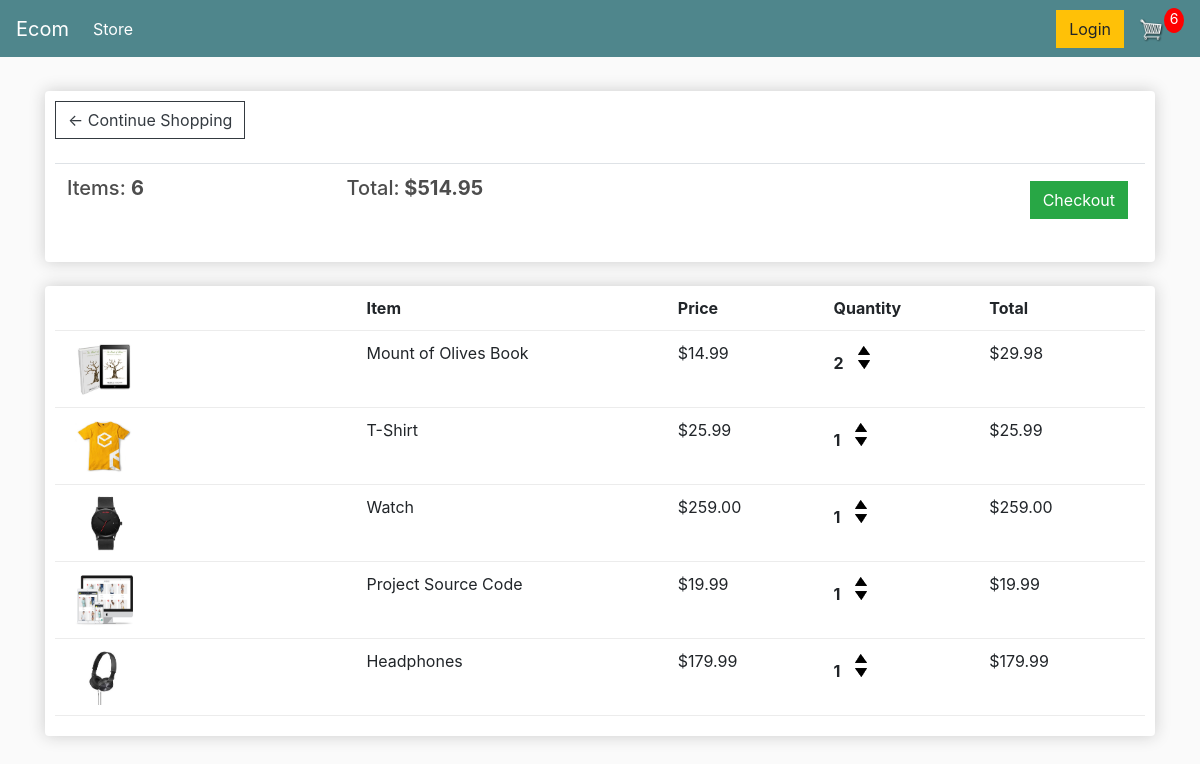
The app's page /cart/ (signed in), older data.
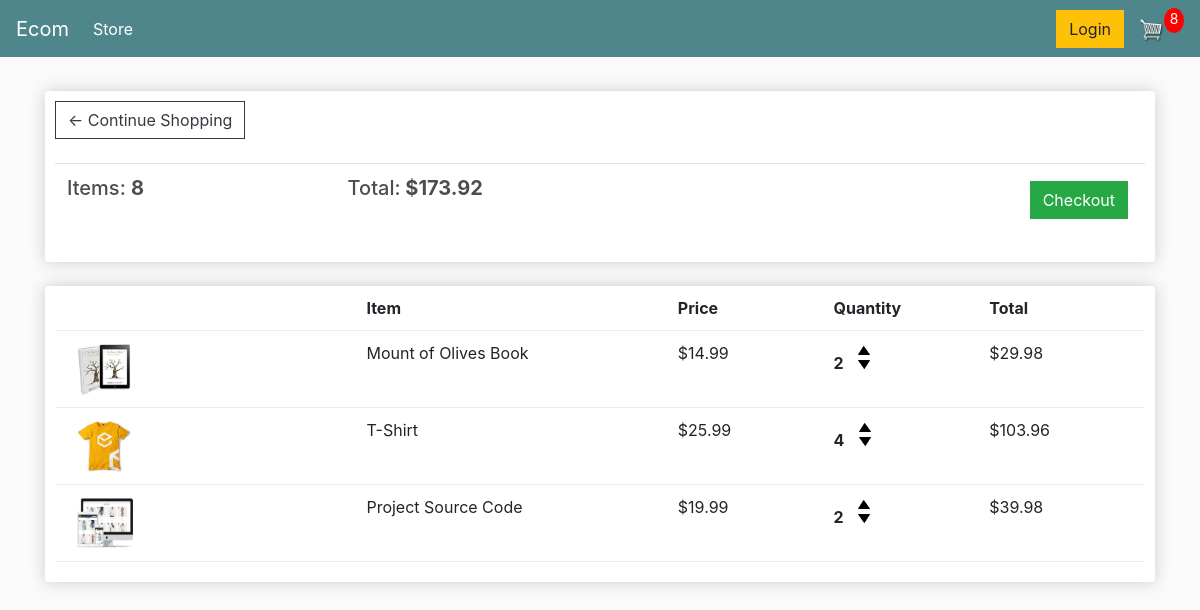
The same page, newer data.
### store/models.py (models this page shows, shortened)
class Order(models.Model):
	customer = models.ForeignKey(Customer, on_delete=models.SET_NULL, null=True, blank=True)
	date_ordered = models.DateTimeField(auto_now_add=True)
	complete = models.BooleanField(default=False)
	transaction_id = models.CharField(max_length=100, null=True)
	@property
	def get_cart_total(self):
		orderitems = self.orderitem_set.all()
		total = sum([item.get_total for item in orderitems])
		return total
	@property
	def get_cart_items(self):
		orderitems = self.orderitem_set.all()
		total = sum([item.quantity for item in orderitems])
		return total

class OrderItem(models.Model):
	product = models.ForeignKey(Product, on_delete=models.SET_NULL, null=True)
	order = models.ForeignKey(Order, on_delete=models.SET_NULL, null=True)
	quantity = models.IntegerField(default=0, null=True, blank=True)
	date_added = models.DateTimeField(auto_now_add=True)
	@property
	def get_total(self):
		total = self.product.price * self.quantity
		return total

class Product(models.Model):
	name = models.CharField(max_length=200)
	price = models.FloatField()
	digital = models.BooleanField(default=False,null=True, blank=True)
	image = models.ImageField(null=True, blank=True)
	@property
	def imageURL(self):
		try:
			url = self.image.url
		except:
			url = ''
		return url

### store/views.py (the view)
# urls.py: path('cart/', views.cart, name="cart"),
def cart(request):
    if request.user.is_authenticated:
        customer = request.user.customer
        order, created = Order.objects.get_or_create(customer=customer, complete=False)
        items = order.orderitem_set.all()
        cartItems = order.get_cart_items
    else:
        items = []
        order = {'get_cart_total':0, 'get_cart_items':0, 'shipping':False}
        cartItems = order['get_cart_items']
    context = {'items':items, 'order':order, 'cartItems':cartItems}
    return render(request, 'store/cart.html', context)

### store/templates/store/cart.html
{% extends 'store/main.html' %}
{% load static %}
{% block content %}
	<div class="row">
		<div class="col-lg-12">
			<div class="box-element">
				<a  class="btn btn-outline-dark" href="{% url 'store' %}">&#x2190; Continue Shopping</a>
				<br>
				<br>
				<table class="table">
					<tr>
						<th><h5>Items: <strong>{{order.get_cart_items}}</strong></h5></th>
						<th><h5>Total:<strong> ${{order.get_cart_total|floatformat:2}}</strong></h5></th>
						<th>
							<a  style="float:right; margin:5px;" class="btn btn-success" href="{% url 'checkout' %}">Checkout</a>
						</th>
					</tr>
				</table>
			</div>
			<br>
			<div class="box-element">
				<div class="cart-row">
					<div style="flex:2"></div>
					<div style="flex:2"><strong>Item</strong></div>
					<div style="flex:1"><strong>Price</strong></div>
					<div style="flex:1"><strong>Quantity</strong></div>
					<div style="flex:1"><strong>Total</strong></div>
				</div>
				{% for item in items %}
				<div class="cart-row">
					<div style="flex:2"><img class="row-image" src="{{item.product.imageURL}}"></div>
					<div style="flex:2"><p>{{item.product.name}}</p></div>
					<div style="flex:1"><p>${{item.product.price|floatformat:2}}</p></div>
					<div style="flex:1">
						<p class="quantity">{{item.quantity}}</p>
						<div class="quantity">
							<img data-product="{{item.product.id}}" data-action="add" class="chg-quantity update-cart" src="{% static  'images/arrow-up.png' %}">
							<img data-product="{{item.product.id}}" data-action="remove" class="chg-quantity update-cart" src="{% static  'images/arrow-down.png' %}">
						</div>
					</div>
					<div style="flex:1"><p>${{item.get_total|floatformat:2}}</p></div>
				</div>
				{% endfor %}
			</div>
		</div>
	</div>
{% endblock content %}

### store/templates/store/main.html (shortened to what this page needs)
<!DOCTYPE html>
{% load static %}
<html>
<head>
	<link rel="stylesheet" href="https://stackpath.bootstrapcdn.com/bootstrap/4.4.1/css/bootstrap.min.css">
    <link rel="stylesheet" type="text/css" href="{% static 'css/main.css' %}">
</head>
<body>
	<nav class="navbar navbar-expand-lg navbar-dark bg-dark">
        <a class="navbar-brand" href="{% url 'store' %}">Ecom</a>
        <div class="collapse navbar-collapse" id="navbarSupportedContent">
            <ul class="navbar-nav mr-auto">
            <li class="nav-item active">
                <a class="nav-link" href="{% url 'store' %}">Store <span class="sr-only">(current)</span></a>
            </li>
            </ul>
            <div class="form-inline my-2 my-lg-0">
                <a href="#"class="btn btn-warning">Login</a>
                <a href="{% url 'cart' %}">
                    <img  id="cart-icon" src="{% static 'images/cart.png' %}">
                </a>
                <p id="cart-total">{{cartItems}}</p>
            </div>
        </div>
    </nav>
     <div class="container">
            <br>
            {% block content %}
            {% endblock content %}
         </div>
</body>
</html>

### static/css/main.css (style rules this page uses)
body { background-color: hsl(0, 0%, 98%); }
h1,h2,h3,h4,h5,h6 { color:hsl(0, 0%, 30%); }
.box-element { box-shadow:hsl(0, 0%, 80%) 0 0 16px; background-color: #fff; border-radius: 4px; padding: 10px; }
.bg-dark { background-color: #4f868c!important; }
#cart-icon { width:25px; display: inline-block; margin-left: 15px; }
#cart-total { display: block; text-align: center; color:#fff; background-color: red; width: 20px; height: 25px; border-radius: 50%; font-size: 14px; }
.col-lg-4, .col-lg-6, .col-lg-8, .col-lg-12 { margin-top: 10px; }
.btn { border-radius: 0; }
.row-image { width: 100px; }
.cart-row { display: flex; align-items: flex-stretch; padding-bottom: 10px; margin-bottom: 10px; border-bottom: 1px solid #ececec; }
.quantity { display: inline-block; font-weight: 700; padding-right:10px; }
.chg-quantity { width: 12px; cursor: pointer; display: block; margin-top: 5px; transition:.1s; }

Row changes from the older to the newer data that the page shows:
removed OrderItem: product.imageURL (picture), product.name "Watch", product.price "259.00", quantity "1", get_total "259.00"
removed OrderItem: product.imageURL (picture), product.name "Headphones", product.price "179.99", quantity "1", get_total "179.99"
changed through a linked row, Order: get_cart_items "6" → "8"; get_cart_total "514.95" → "173.92"
changed OrderItem "T-Shirt": quantity "1" → "4"; get_total "25.99" → "103.96"
changed OrderItem "Project Source Code": quantity "1" → "2"; get_total "19.99" → "39.98"
Text that changed along with them:
{{ cartItems }}: "6" → "8"
